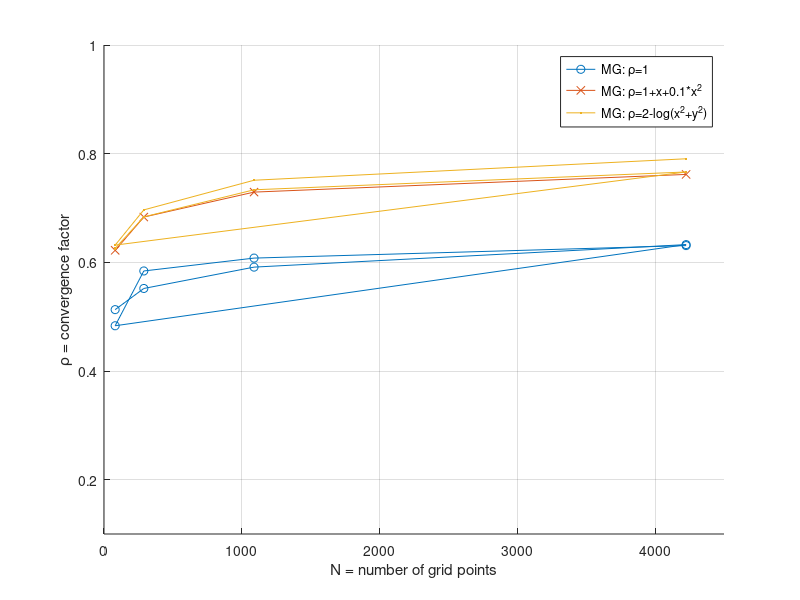

Recreate this plot in MATLAB.

a = load('rho_nonlin_log.txt');
f = load('rho_nonlin.txt');
b = load('rho_lin.txt');
%c = load('rhoDiff.txt');

figure(3);
hold on;
grid on;
xlabel('N = number of grid points');
ylabel('\rho = convergence factor');
axis([0 4500 0.1 1])
plot(b(:,1),b(:,2),'o-',f(:,1),f(:,2),'x-',a(:,1),a(:,2),'.-');%,c(:,1),c(:,2),'o-');
legend('MG: \rho=1','MG: \rho=1+x+0.1*x^2','MG: \rho=2-log(x^2+y^2)')
%plot(b(:,1),b(:,2),'o-');


